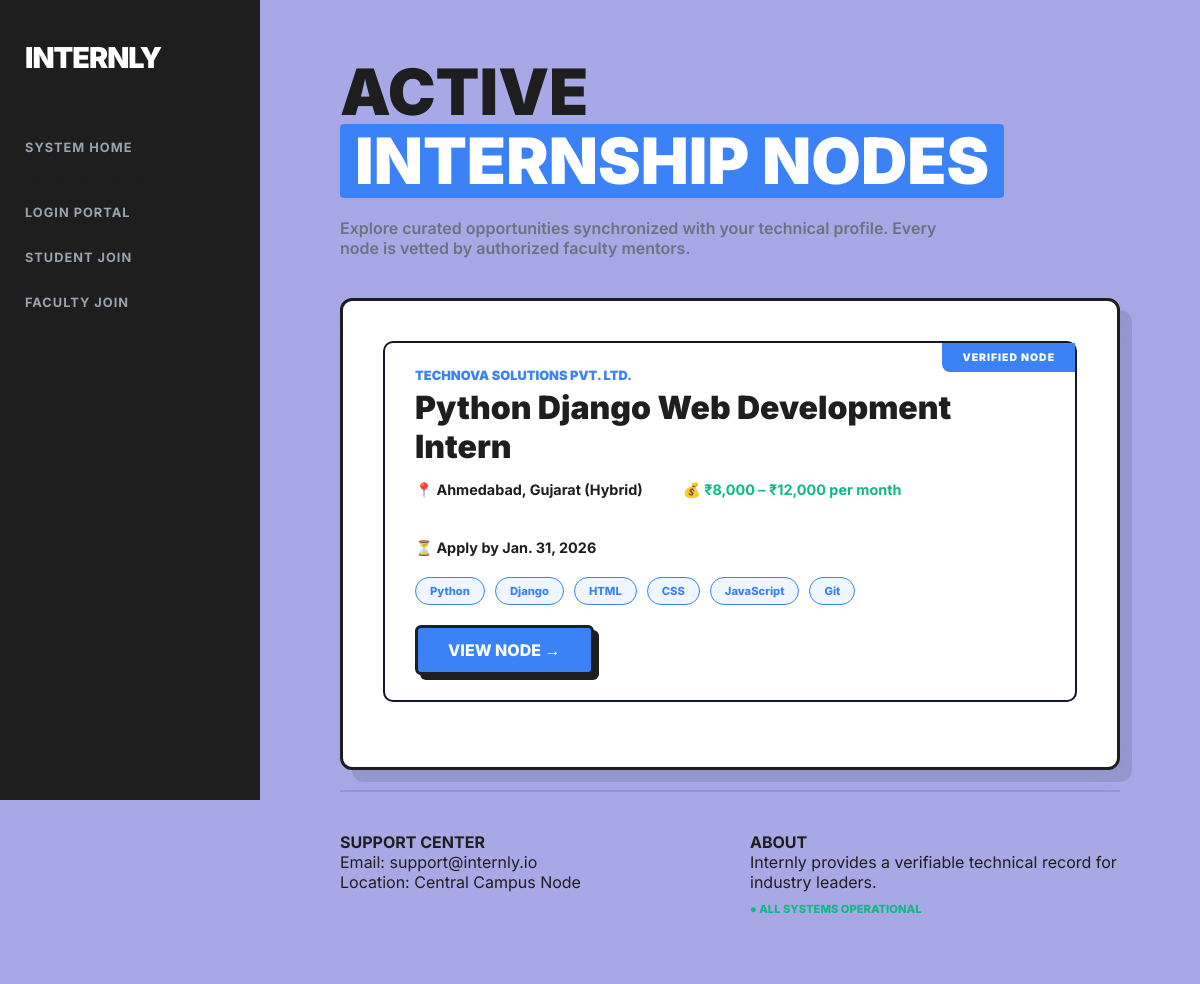
Page /internships/ on the earlier database version.
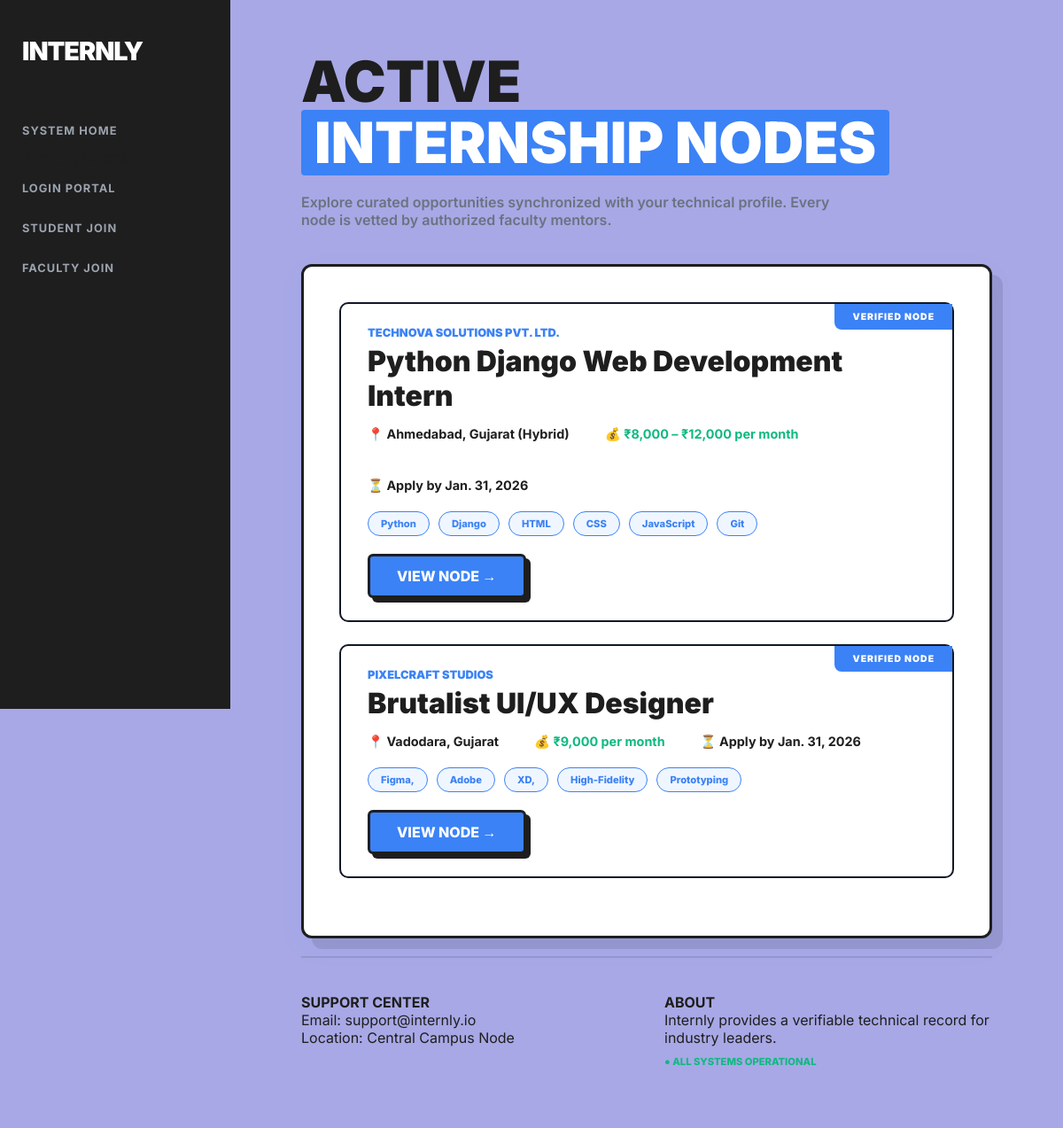
Same page on the later database version.
### management/models.py (models this page shows, shortened)
class Internship(models.Model):
    title = models.CharField(max_length=200)
    company_name = models.CharField(max_length=200)
    location = models.CharField(max_length=200)
    stipend = models.CharField(max_length=100)
    deadline = models.DateField()
    required_skills = models.TextField()
    description = models.TextField()
    faculty = models.ForeignKey(User, on_delete=models.CASCADE)
    external_apply_link = models.URLField(blank=True, null=True)

### management/views.py (the view)
# urls.py: path('internships/', views.internship_list, name='internship_list'),
def internship_list(request):
    internships = Internship.objects.all()
    return render(request, 'management/internship_list.html', {
        'internships': internships
    })

### management/templates/management/internship_list.html (shortened to what this page needs)
{% extends 'management/base.html' %}
{% block content %}
<div class="list-workspace" style="max-width: 1100px; margin: 0 auto;">
    <div style="margin-bottom: 40px;">
        <h1 class="main-header">
            ACTIVE<br>
            <span class="highlight-blue">INTERNSHIP NODES</span>
        </h1>
        <p style="font-weight: 600; color: #6b7280; margin-top: 10px; max-width: 600px;">
            Explore curated opportunities synchronized with your technical profile.
            Every node is vetted by authorized faculty mentors.
        </p>
    </div>
    <div class="workspace-card" style="padding: 40px;">
        {% if internships %}
            {% for internship in internships %}
                <div style="
                    border: 2px solid #111827;
                    border-radius: 10px;
                    padding: 25px 30px;
                    margin-bottom: 25px;
                    background: #ffffff;
                    position: relative;
                ">
                    <div style="
                        position: absolute;
                        top: 0;
                        right: 0;
                        background: var(--brand-blue);
                        color: white;
                        padding: 8px 20px;
                        font-weight: 900;
                        font-size: 0.65rem;
                        letter-spacing: 1px;
                        border-bottom-left-radius: 8px;
                    ">
                        VERIFIED NODE
                    </div>
                    <p style="
                        color: var(--brand-blue);
                        font-weight: 900;
                        font-size: 0.8rem;
                        margin-bottom: 5px;
                        text-transform: uppercase;
                    ">
                        {{ internship.company_name }}
                    </p>
                    <h2 style="
                        font-size: 2rem;
                        font-weight: 900;
                        color: var(--brand-dark);
                        margin-bottom: 15px;
                    ">
                        {{ internship.title }}
                    </h2>
                    <div style="
                        display: flex;
                        gap: 40px;
                        margin-bottom: 20px;
                        flex-wrap: wrap;
                        font-size: 0.9rem;
                        font-weight: 700;
                    ">
                        <span>📍 {{ internship.location }}</span>
                        <span style="color: #10b981;">💰 {{ internship.stipend }}</span>
                        <span>⏳ Apply by {{ internship.deadline }}</span>
                    </div>
                    <div style="display: flex; flex-wrap: wrap; gap: 10px; margin-bottom: 20px;">
                        {% for skill in internship.required_skills.split %}
                            <span style="
                                background: #eff6ff;
                                color: var(--brand-blue);
                                padding: 6px 14px;
                                border: 1px solid var(--brand-blue);
                                border-radius: 20px;
                                font-weight: 800;
                                font-size: 0.7rem;
                            ">
                                {{ skill }}
                            </span>
                        {% endfor %}
                    </div>
                    <a href="{% url 'internship_detail' internship.pk %}"
                       class="btn-primary"
                       style="
                            display: inline-block;
                            padding: 12px 30px;
                            border-radius: 6px;
                            text-decoration: none;
                            font-weight: 800;
                       ">
                        VIEW NODE →
                    </a>
                </div>
            {% endfor %}
        {% endif %}
    </div>
</div>
{% endblock %}

### management/templates/management/base.html (shortened to what this page needs)
<!DOCTYPE html>
<html lang="en">
<head>
    {% load static %}
    <link rel="stylesheet" href="{% static 'css/style.css' %}">
</head>
<body>
    <aside class="sidebar">
        <a href="{% if user.is_authenticated %}{% if user.userprofile.role == 'FACULTY' %}{% url 'faculty_dashboard' %}{% else %}{% url 'student_dashboard' %}{% endif %}{% else %}{% url 'home_landing' %}{% endif %}" class="brand-text">INTERNLY</a>
        <nav>
            {% if not user.is_authenticated %}
                <a href="{% url 'home_landing' %}" class="nav-item">SYSTEM HOME</a>
                <div class="sidebar-label">ACCESS PORTAL</div>
                <a href="{% url 'login' %}" class="nav-item">LOGIN PORTAL</a>
                <a href="{% url 'register' %}" class="nav-item">STUDENT JOIN</a>
                <a href="{% url 'faculty_register' %}" class="nav-item">FACULTY JOIN</a>
            {% endif %}
        </nav>
    </aside>
    <main class="main-content">
        <div class="content-wrapper">
            {% block content %}{% endblock %}
        </div>
        <footer class="contact-footer">
            <div class="footer-column">
                <h4 class="footer-heading">SUPPORT CENTER</h4>
                <p>Email: support@internly.io</p>
                <p>Location: Central Campus Node</p>
            </div>
            <div class="footer-column about-col">
                <h4 class="footer-heading">ABOUT</h4>
                <p>Internly provides a verifiable technical record for industry leaders.</p>
                <p style="color: #10b981; font-weight: 800; margin-top: 10px; font-size: 0.7rem;">
                    ● ALL SYSTEMS OPERATIONAL
                </p>
            </div>
        </footer>
    </main>
</body>
</html>

### management/static/css/style.css (style rules this page uses)
:root { --brand-blue: #3b82f6; --brand-dark: #1e1e1e; --brand-lavender: #a8a8e6; --brand-white: #ffffff; --sidebar-width: 260px; }
* { box-sizing: border-box; margin: 0; padding: 0; }
body { font-family: 'Inter', sans-serif; background-color: var(--brand-lavender); display: flex; color: var(--brand-dark); min-height: 100vh; }
.sidebar { width: var(--sidebar-width); position: fixed; height: 100vh; background: var(--brand-dark); padding: 40px 25px; z-index: 1000; }
.brand-text { color: white; font-size: 1.8rem; font-weight: 900; text-decoration: none; display: block; margin-bottom: 50px; letter-spacing: -1px; }
.nav-item { display: block; padding: 15px 0; color: #9ca3af; text-decoration: none; font-weight: 700; font-size: 0.8rem; transition: 0.3s; text-transform: uppercase; letter-spacing: 1px; }
.main-content { margin-left: var(--sidebar-width); padding: 60px 80px; width: calc(100% - var(--sidebar-width)); display: flex; flex-direction: column; }
.main-header { font-size: 4rem; font-weight: 900; line-height: 1; margin-bottom: 20px; color: var(--brand-dark); }
.highlight-blue { background: var(--brand-blue); color: white; padding: 5px 15px; border-radius: 4px; display: inline-block; }
.workspace-card { background: var(--brand-white); padding: 35px; border-radius: 12px; border: 3px solid var(--brand-dark); box-shadow: 12px 12px 0px rgba(0, 0, 0, 0.1), 0 10px 30px rgba(59, 130, 246, 0.05); transition: all 0.3s cubic-bezier(0.175, 0.885, 0.32, 1.275); margin-bottom: 20px; }
.btn-primary { background: var(--brand-blue); color: white; border: 3px solid var(--brand-dark); padding: 15px 25px; font-weight: 800; border-radius: 8px; text-decoration: none; box-shadow: 5px 5px 0px var(--brand-dark); display: inline-block; cursor: pointer; text-align: center; transition: 0.2s; }
.contact-footer { margin-top: auto; padding: 40px 0; border-top: 2px solid rgba(0,0,0,0.1); display: grid; grid-template-columns: 1fr 1fr; gap: 40px; }

Differences in the rows shown:
added Internship: company_name "PIXELCRAFT STUDIOS", title "Brutalist UI/UX Designer", location "Vadodara, Gujarat", stipend "₹9,000 per month", deadline "Jan. 31, 2026", split "Figma," "Adobe" "XD," "High-Fidelity" "Prototyping"
